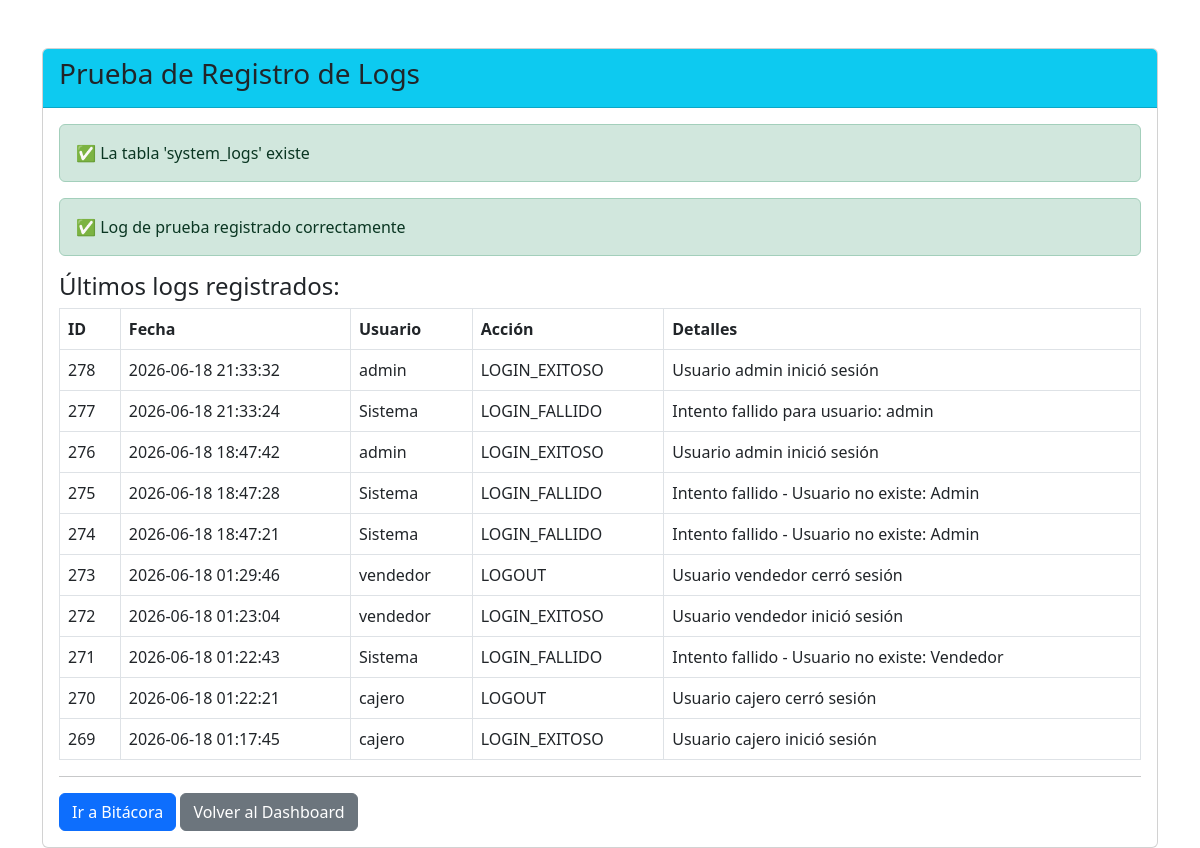
The app's page /test_log.php with its own data.
### tables this page shows
CREATE TABLE `system_logs` (
  `id` int(11) NOT NULL,
  `user_id` int(11) DEFAULT NULL,
  `username` varchar(100) DEFAULT NULL,
  `action` varchar(100) NOT NULL,
  `table_name` varchar(100) DEFAULT NULL,
  `record_id` int(11) DEFAULT NULL,
  `details` text DEFAULT NULL,
  `ip_address` varchar(45) DEFAULT NULL,
  `user_agent` text DEFAULT NULL,
  `created_at` timestamp NULL DEFAULT current_timestamp()
);

### database.php (called while the page is built, shortened)
<?php
function registerLog($pdo, $action, $tableName = null, $recordId = null, $details = null) {
    try {
        $userId = $_SESSION['user_id'] ?? null;
        $username = $_SESSION['username'] ?? 'Sistema';
        $ip = $_SERVER['REMOTE_ADDR'] ?? null;
        $userAgent = $_SERVER['HTTP_USER_AGENT'] ?? null;
        $stmt = $pdo->prepare("INSERT INTO system_logs (user_id, username, action, table_name, record_id, details, ip_address, user_agent)
                               VALUES (?, ?, ?, ?, ?, ?, ?, ?)");
        $stmt->execute([$userId, $username, $action, $tableName, $recordId, $details, $ip, $userAgent]);
        return true;
    } catch(PDOException $e) {
        error_log("Error al registrar log: " . $e->getMessage());
        return false;
    }
}
?>

### test_log.php (the view, shortened to what this page needs)
<?php
require_once '../../config/database.php';
echo "<!DOCTYPE html>
<html>
<head>
    <title>Test Logs</title>
    <link href='https://cdn.jsdelivr.net/npm/bootstrap@5.3.0/dist/css/bootstrap.min.css' rel='stylesheet'>
</head>
<body class='container mt-5'>
    <div class='card'>
        <div class='card-header bg-info'>
            <h3>Prueba de Registro de Logs</h3>
        </div>
        <div class='card-body'>
";
try {
    $result = $pdo->query("SHOW TABLES LIKE 'system_logs'");
    if ($result->rowCount() > 0) {
        echo "<div class='alert alert-success'>✅ La tabla 'system_logs' existe</div>";
    } else {
        echo "<div class='alert alert-danger'>❌ La tabla 'system_logs' NO existe. Ejecuta el SQL primero.</div>";
    }
    $testResult = registerLog($pdo, 'TEST', 'test', 1, 'Este es un log de prueba');
    if ($testResult) {
        echo "<div class='alert alert-success'>✅ Log de prueba registrado correctamente</div>";
    } else {
        echo "<div class='alert alert-danger'>❌ Error al registrar log de prueba</div>";
    }
    $logs = $pdo->query("SELECT * FROM system_logs ORDER BY id DESC LIMIT 10")->fetchAll();
    if (count($logs) > 0) {
        echo "<h4>Últimos logs registrados:</h4>";
        echo "<table class='table table-bordered'>";
        echo "<thead><tr><th>ID</th><th>Fecha</th><th>Usuario</th><th>Acción</th><th>Detalles</th></tr></thead><tbody>";
        foreach ($logs as $log) {
            echo "<tr>";
            echo "<td>{$log['id']}</td>";
            echo "<td>{$log['created_at']}</td>";
            echo "<td>{$log['username']}</td>";
            echo "<td>{$log['action']}</td>";
            echo "<td>" . htmlspecialchars($log['details'] ?? '') . "</td>";
            echo "</tr>";
        }
        echo "</tbody></table>";
    } else {
        echo "<div class='alert alert-warning'>⚠️ No hay logs registrados aún</div>";
    }
} catch(PDOException $e) {
    echo "<div class='alert alert-danger'>Error: " . $e->getMessage() . "</div>";
}
echo "
            <hr>
            <a href='/modules/admin/logs.php' class='btn btn-primary'>Ir a Bitácora</a>
            <a href='/modules/dashboard/index.php' class='btn btn-secondary'>Volver al Dashboard</a>
        </div>
    </div>
</body>
</html>";
?>

### records on screen
system_logs: id "278", created_at "2026-06-18 21:33:32", username "admin", action "LOGIN_EXITOSO", details "Usuario admin inició sesión"
system_logs: id "277", created_at "2026-06-18 21:33:24", username "Sistema", action "LOGIN_FALLIDO", details "Intento fallido para usuario: admin"
system_logs: id "276", created_at "2026-06-18 18:47:42", username "admin", action "LOGIN_EXITOSO", details "Usuario admin inició sesión"
system_logs: id "275", created_at "2026-06-18 18:47:28", username "Sistema", action "LOGIN_FALLIDO", details "Intento fallido - Usuario no existe: Admin"
system_logs: id "274", created_at "2026-06-18 18:47:21", username "Sistema", action "LOGIN_FALLIDO", details "Intento fallido - Usuario no existe: Admin"
system_logs: id "273", created_at "2026-06-18 01:29:46", username "vendedor", action "LOGOUT", details "Usuario vendedor cerró sesión"
system_logs: id "272", created_at "2026-06-18 01:23:04", username "vendedor", action "LOGIN_EXITOSO", details "Usuario vendedor inició sesión"
system_logs: id "271", created_at "2026-06-18 01:22:43", username "Sistema", action "LOGIN_FALLIDO", details "Intento fallido - Usuario no existe: Vendedor"
system_logs: id "270", created_at "2026-06-18 01:22:21", username "cajero", action "LOGOUT", details "Usuario cajero cerró sesión"
system_logs: id "269", created_at "2026-06-18 01:17:45", username "cajero", action "LOGIN_EXITOSO", details "Usuario cajero inició sesión"
